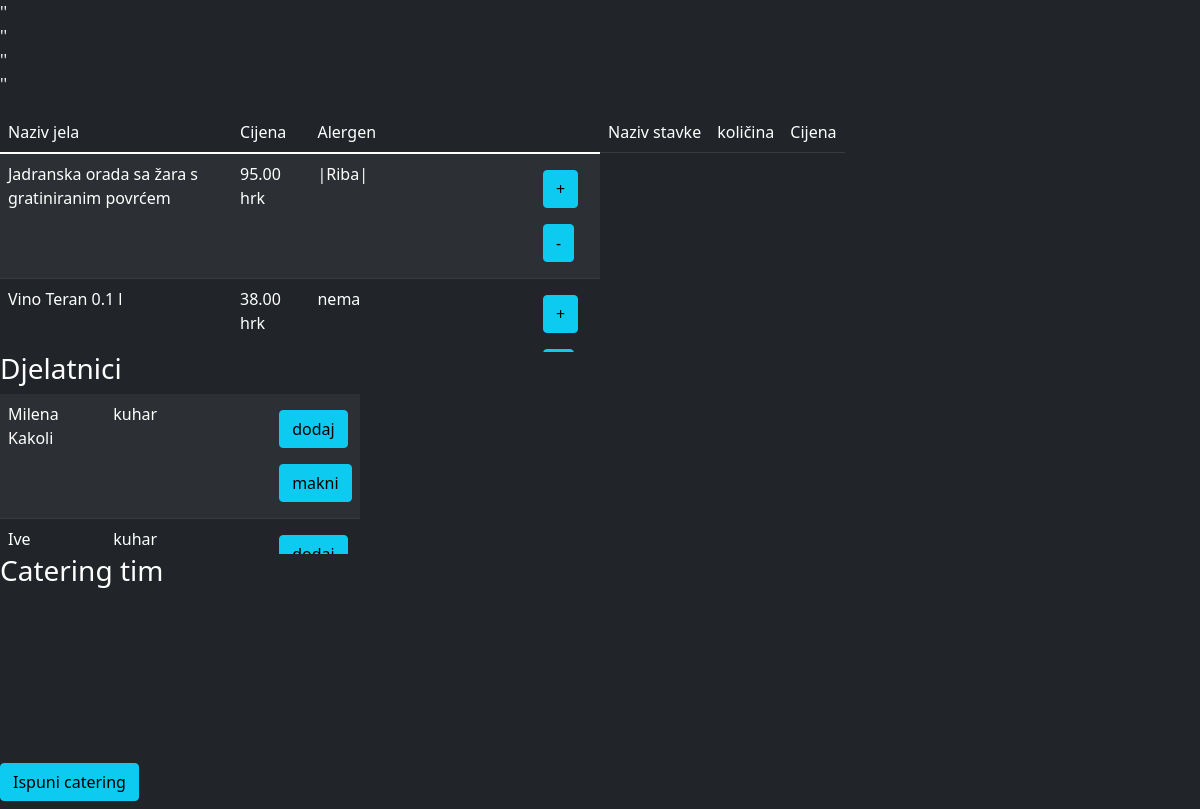
The page /webaplikacija/poslovodja/pcatering/p_zahtjevcatering.php on the database its author committed.
### tables this page shows
CREATE TABLE djelatnik (
	id INTEGER PRIMARY KEY AUTO_INCREMENT,
    id_osoba INTEGER NOT NULL,
    oib CHAR(11) NOT NULL,
    datum_rodenja DATE NOT NULL,
    datum_zaposlenja DATETIME NOT NULL DEFAULT CURRENT_TIMESTAMP,
    id_zanimanje INTEGER NOT NULL,
    zaposlen CHAR(1) NOT NULL DEFAULT "D",
    CHECK (zaposlen IN("D", "N")),
    FOREIGN KEY (id_osoba) REFERENCES osoba (id),
    FOREIGN KEY (id_zanimanje) REFERENCES zanimanje (id),
    CONSTRAINT id_osoba_unique UNIQUE (id_osoba),
    CONSTRAINT oib_unique UNIQUE (oib)
);

CREATE TABLE osoba (
	id INTEGER PRIMARY KEY AUTO_INCREMENT,
    ime VARCHAR(50) NOT NULL,
    prezime VARCHAR(50) NOT NULL,
    broj_mob VARCHAR(10),
    email VARCHAR(30)
);

CREATE TABLE zanimanje (
	id INTEGER PRIMARY KEY AUTO_INCREMENT,
    naziv VARCHAR(50) NOT NULL,
    placa_hrk DECIMAL(10, 2) DEFAULT 3750.00,
    CHECK (placa_hrk >= 3750.00)
);

### webaplikacija/poslovodja/pcatering/p_zahtjevcatering.php (the view, shortened to what this page needs)
<!DOCTYPE html>
<html>
<head>
    <link href="https://cdn.jsdelivr.net/npm/bootstrap@5.1.3/dist/css/bootstrap.min.css" rel="stylesheet"
>
</head>
<body class='text-light bg-dark'><?php
    include_once '../poslovodja_konekcija.php';
    $podacioc = mysqli_fetch_assoc(mysqli_query($con,"SELECT * FROM catering_zahtjev JOIN adresa ON catering_zahtjev.id_adresa=adresa.id WHERE catering_zahtjev.id='$_SESSION[s_idcatering]'"));
    echo "<p>
    '$podacioc[opis]'<br>
    '$podacioc[drzava]'<br>
    '$podacioc[grad]'<br>
    '$podacioc[ulica]'<br></p>";
    $tablicaracuna = "CREATE TABLE IF NOT EXISTS trenutni_catering
(
id_meni	int,
naziv_stavkec varchar(50),
kolicina int,
cijena_hrk decimal(10,2)
);";
$tablicadjelatnika = "CREATE TABLE IF NOT EXISTS tablicadjelatnika
(
id_djelatnik int,
ime varchar(50),
prezime varchar(50),
zanimanje varchar(50)
);";
$meni = mysqli_query($con,"SELECT * FROM aktivni_meni");
mysqli_query($con,$tablicaracuna);
mysqli_query($con,$tablicadjelatnika);
echo " <section  style='width:50%; float:left; overflow-y:scroll; overflow-x:hidden;  height:240px;'><table class='table table-dark table-striped'><thead>
<tr>
    <td>Naziv jela</td>
    <td>Cijena</td>
    <td>Alergen</td>
</tr>
</thead>
<tbody >";
    while ($redakmenija = mysqli_fetch_assoc($meni)){
    $alergen = '|';
    echo "<tr>
            <td>".$redakmenija['naziv_stavke']."</td>
            <td>".$redakmenija['cijena_hrk']." hrk</td>";
            $provjerialergen = mysqli_query($con,"SELECT alergen.naziv FROM sadrzi_alergen JOIN alergen ON sadrzi_alergen.id_alergen=alergen.id WHERE sadrzi_alergen.id_meni='$redakmenija[id]';");
            if (!mysqli_num_rows($provjerialergen)) {
                $alergen = 'nema';
            } else {
                while ($alergenid = mysqli_fetch_assoc($provjerialergen)) {
                    $alergen .= $alergenid['naziv'].'|';
                }
            }
    echo "<td>$alergen</td>
        <td><a class='my-2 btn btn-info' href='pn_kolicina.php?did=".$redakmenija['id']."&operacija=1'>+</a>
            <a class='my-2 btn btn-info' href='pn_kolicina.php?did=".$redakmenija['id']."&operacija=2'>-</a></td>
        </tr>";
    }
    echo "
    </tbody>
    </table> </section>
    <section style='display:inline-block;'>
    <table class='table table-dark table-striped'><thead>
    <tr>
        <td>Naziv stavke</td>
        <td>količina</td>
        <td>Cijena</td>
    </tr>
    </thead>
    <tbody style='overflow-y:scroll; overflow-x:hidden'>";
    echo "
    </tbody>
    </table></section>";
    echo " <section  style='width:360px; display:block;'><h3 style='color:#FFF;'>Djelatnici</h3>
     <section  style='overflow-y:scroll; overflow-x:hidden;  height:160px;'>
    <table class='table table-dark table-striped'>
    <tbody>";
    $djelatnici = mysqli_query($con, "SELECT djelatnik.id,osoba.ime,osoba.prezime,zanimanje.naziv FROM djelatnik JOIN osoba ON djelatnik.id_osoba=osoba.id JOIN zanimanje ON zanimanje.id=djelatnik.id_zanimanje;");
        while ($djelatnik = mysqli_fetch_assoc($djelatnici)) {
            echo "<tr>
                <td>".$djelatnik['ime']."<br>".$djelatnik['prezime']."</td>
                <td>".$djelatnik['naziv']."</td>
                <td><a class='my-2 btn btn-info' href='p_dodajc.php?did=".$djelatnik['id']."&operacija=1'>dodaj</a>
                <br><a class='my-2 btn btn-info' href='p_dodajc.php?did=".$djelatnik['id']."&operacija=2'>makni</a></td></tr>";
        }
    echo "</tbody></table></section>
     <section  style='width:360px; display:block;'><h3 style='color:#FFF;'>Catering tim</h3>
     <section  style='overflow-y:scroll; overflow-x:hidden;  height:160px;'>
        <table class='table table-dark table-striped'>
        <tbody>";
        echo "
        </tbody>
        </table></section></section>";
echo "</tbody></table></section></section><a class='my-2 btn btn-info' href='p_ispunicatering.php'>Ispuni catering</a>";
?>
</body>
</html>

### rows shown on the page
djelatnik: id_osoba.ime "Milena", id_osoba.prezime "Kakoli", id_zanimanje.naziv "kuhar"
djelatnik: id_osoba.ime "Ive", id_zanimanje.naziv "kuhar"

### other values the page prints
$redakmenija['naziv_stavke'] "Jadranska orada sa žara s gratiniranim povrćem"
$redakmenija['cijena_hrk'] "95.00"
$alergen "|Riba|"
$redakmenija['naziv_stavke'] "Vino Teran 0.1 l"
$redakmenija['cijena_hrk'] "38.00"
$alergen "nema"
